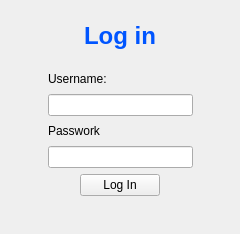
<?xml version="1.0" encoding="UTF-8"?>
<ui version="4.0">
 <class>Form</class>
 <widget class="QWidget" name="Form">
  <property name="geometry">
   <rect>
    <x>0</x>
    <y>0</y>
    <width>240</width>
    <height>234</height>
   </rect>
  </property>
  <property name="windowTitle">
   <string>Log In</string>
  </property>
  <widget class="QLabel" name="label">
   <property name="geometry">
    <rect>
     <x>0</x>
     <y>20</y>
     <width>240</width>
     <height>32</height>
    </rect>
   </property>
   <property name="text">
    <string>&lt;html&gt;&lt;head/&gt;&lt;body&gt;&lt;p align=&quot;center&quot;&gt;&lt;span style=&quot; font-size:18pt; font-weight:700; color:#0055ff;&quot;&gt;Log in&lt;/span&gt;&lt;/p&gt;&lt;/body&gt;&lt;/html&gt;</string>
   </property>
   <property name="textFormat">
    <enum>Qt::AutoText</enum>
   </property>
  </widget>
  <widget class="QWidget" name="">
   <property name="geometry">
    <rect>
     <x>0</x>
     <y>70</y>
     <width>241</width>
     <height>126</height>
    </rect>
   </property>
   <layout class="QVBoxLayout" name="verticalLayout">
    <property name="leftMargin">
     <number>48</number>
    </property>
    <property name="rightMargin">
     <number>48</number>
    </property>
    <item>
     <widget class="QLabel" name="label_2">
      <property name="text">
       <string>Username:</string>
      </property>
     </widget>
    </item>
    <item>
     <widget class="QLineEdit" name="lineEdit"/>
    </item>
    <item>
     <widget class="QLabel" name="label_3">
      <property name="text">
       <string>Passwork</string>
      </property>
     </widget>
    </item>
    <item>
     <widget class="QLineEdit" name="lineEdit_2"/>
    </item>
    <item>
     <layout class="QHBoxLayout" name="horizontalLayout">
      <item>
       <spacer name="horizontalSpacer_2">
        <property name="orientation">
         <enum>Qt::Horizontal</enum>
        </property>
        <property name="sizeHint" stdset="0">
         <size>
          <width>40</width>
          <height>20</height>
         </size>
        </property>
       </spacer>
      </item>
      <item>
       <widget class="QPushButton" name="pushButton">
        <property name="text">
         <string>Log In</string>
        </property>
       </widget>
      </item>
      <item>
       <spacer name="horizontalSpacer">
        <property name="orientation">
         <enum>Qt::Horizontal</enum>
        </property>
        <property name="sizeHint" stdset="0">
         <size>
          <width>40</width>
          <height>20</height>
         </size>
        </property>
       </spacer>
      </item>
     </layout>
    </item>
   </layout>
  </widget>
 </widget>
 <resources/>
 <connections/>
</ui>
